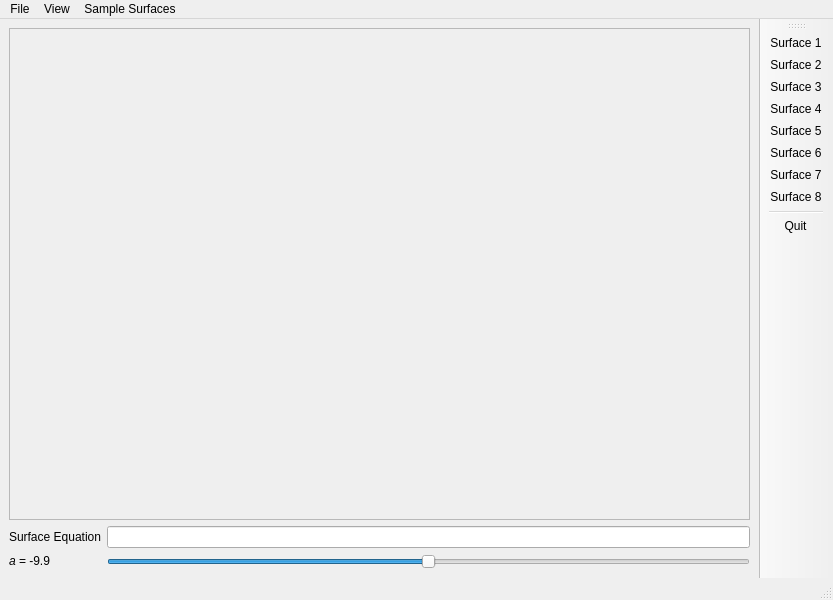
<?xml version="1.0" encoding="UTF-8"?>
<ui version="4.0">
 <class>mainWindow</class>
 <widget class="QMainWindow" name="mainWindow">
  <property name="geometry">
   <rect>
    <x>0</x>
    <y>0</y>
    <width>833</width>
    <height>600</height>
   </rect>
  </property>
  <property name="windowTitle">
   <string>srtTestQt</string>
  </property>
  <property name="windowIcon">
   <iconset resource="srtTestQt.qrc">
    <normaloff>:/icons/logo.png</normaloff>:/icons/logo.png</iconset>
  </property>
  <widget class="QWidget" name="centralwidget">
   <layout class="QGridLayout" name="gridLayout">
    <item row="0" column="0" colspan="2">
     <widget class="srtWidget" name="sceneWidget">
      <property name="contextMenuPolicy">
       <enum>Qt::ActionsContextMenu</enum>
      </property>
      <property name="frameShape">
       <enum>QFrame::StyledPanel</enum>
      </property>
      <property name="frameShadow">
       <enum>QFrame::Raised</enum>
      </property>
     </widget>
    </item>
    <item row="1" column="1">
     <widget class="QLineEdit" name="equation"/>
    </item>
    <item row="1" column="0">
     <widget class="QLabel" name="label">
      <property name="text">
       <string>Surface Equation</string>
      </property>
     </widget>
    </item>
    <item row="2" column="0">
     <widget class="QLabel" name="aLabel">
      <property name="text">
       <string>&lt;html&gt;&lt;head/&gt;&lt;body&gt;&lt;p&gt;&lt;span style=&quot; font-style:italic;&quot;&gt;a&lt;/span&gt; = -9.9&lt;/p&gt;&lt;/body&gt;&lt;/html&gt;</string>
      </property>
     </widget>
    </item>
    <item row="2" column="1">
     <widget class="QSlider" name="aSlider">
      <property name="minimum">
       <number>-100</number>
      </property>
      <property name="maximum">
       <number>100</number>
      </property>
      <property name="orientation">
       <enum>Qt::Horizontal</enum>
      </property>
     </widget>
    </item>
   </layout>
  </widget>
  <widget class="QMenuBar" name="menubar">
   <property name="geometry">
    <rect>
     <x>0</x>
     <y>0</y>
     <width>833</width>
     <height>25</height>
    </rect>
   </property>
   <widget class="QMenu" name="menuFile">
    <property name="title">
     <string>File</string>
    </property>
    <addaction name="actionOpen"/>
    <addaction name="actionSave"/>
    <addaction name="actionSaveAs"/>
    <addaction name="separator"/>
    <addaction name="actionExport"/>
    <addaction name="separator"/>
    <addaction name="actionQuit"/>
   </widget>
   <widget class="QMenu" name="menuSurfaces">
    <property name="title">
     <string>Sample Surfaces</string>
    </property>
    <addaction name="actionSurface_1"/>
    <addaction name="actionSurface_2"/>
    <addaction name="actionSurface_3"/>
    <addaction name="actionSurface_4"/>
    <addaction name="actionSurface_5"/>
    <addaction name="actionSurface_6"/>
    <addaction name="actionSurface_7"/>
    <addaction name="actionSurface_8"/>
   </widget>
   <widget class="QMenu" name="menuView">
    <property name="title">
     <string>View</string>
    </property>
    <addaction name="actionReset_View"/>
   </widget>
   <addaction name="menuFile"/>
   <addaction name="menuView"/>
   <addaction name="menuSurfaces"/>
  </widget>
  <widget class="QStatusBar" name="statusbar"/>
  <widget class="QToolBar" name="toolBar">
   <property name="windowTitle">
    <string>toolBar</string>
   </property>
   <attribute name="toolBarArea">
    <enum>RightToolBarArea</enum>
   </attribute>
   <attribute name="toolBarBreak">
    <bool>false</bool>
   </attribute>
   <addaction name="actionSurface_1"/>
   <addaction name="actionSurface_2"/>
   <addaction name="actionSurface_3"/>
   <addaction name="actionSurface_4"/>
   <addaction name="actionSurface_5"/>
   <addaction name="actionSurface_6"/>
   <addaction name="actionSurface_7"/>
   <addaction name="actionSurface_8"/>
   <addaction name="separator"/>
   <addaction name="actionQuit"/>
  </widget>
  <action name="actionQuit">
   <property name="icon">
    <iconset theme="application-exit">
     <normaloff/>
    </iconset>
   </property>
   <property name="text">
    <string>Quit</string>
   </property>
  </action>
  <action name="actionSurface_1">
   <property name="text">
    <string>Surface 1</string>
   </property>
   <property name="shortcut">
    <string>Ctrl+1</string>
   </property>
  </action>
  <action name="actionSurface_2">
   <property name="text">
    <string>Surface 2</string>
   </property>
   <property name="shortcut">
    <string>Ctrl+2</string>
   </property>
  </action>
  <action name="actionSurface_3">
   <property name="text">
    <string>Surface 3</string>
   </property>
   <property name="shortcut">
    <string>Ctrl+3</string>
   </property>
  </action>
  <action name="actionSurface_4">
   <property name="text">
    <string>Surface 4</string>
   </property>
   <property name="shortcut">
    <string>Ctrl+4</string>
   </property>
  </action>
  <action name="actionSurface_5">
   <property name="text">
    <string>Surface 5</string>
   </property>
   <property name="shortcut">
    <string>Ctrl+5</string>
   </property>
  </action>
  <action name="actionSurface_6">
   <property name="text">
    <string>Surface 6</string>
   </property>
   <property name="shortcut">
    <string>Ctrl+6</string>
   </property>
  </action>
  <action name="actionSurface_7">
   <property name="text">
    <string>Surface 7</string>
   </property>
   <property name="shortcut">
    <string>Ctrl+7</string>
   </property>
  </action>
  <action name="actionSurface_8">
   <property name="text">
    <string>Surface 8</string>
   </property>
   <property name="shortcut">
    <string>Ctrl+8</string>
   </property>
  </action>
  <action name="actionReset_View">
   <property name="icon">
    <iconset theme="view-refresh">
     <normaloff/>
    </iconset>
   </property>
   <property name="text">
    <string>Reset View</string>
   </property>
   <property name="shortcut">
    <string>Ctrl+R</string>
   </property>
  </action>
  <action name="actionOpen">
   <property name="icon">
    <iconset theme="document-open">
     <normaloff/>
    </iconset>
   </property>
   <property name="text">
    <string>Open...</string>
   </property>
  </action>
  <action name="actionSaveAs">
   <property name="icon">
    <iconset theme="document-save-as">
     <normaloff/>
    </iconset>
   </property>
   <property name="text">
    <string>Save As...</string>
   </property>
  </action>
  <action name="actionExport">
   <property name="icon">
    <iconset theme="document-save-as">
     <normaloff/>
    </iconset>
   </property>
   <property name="text">
    <string>Export to Graphics File...</string>
   </property>
   <property name="iconText">
    <string>Export to Graphics File</string>
   </property>
   <property name="toolTip">
    <string>Export to Graphics File</string>
   </property>
   <property name="shortcut">
    <string>Ctrl+E</string>
   </property>
  </action>
  <action name="actionSave">
   <property name="enabled">
    <bool>false</bool>
   </property>
   <property name="icon">
    <iconset theme="document-save"/>
   </property>
   <property name="text">
    <string>Save...</string>
   </property>
  </action>
 </widget>
 <customwidgets>
  <customwidget>
   <class>srtWidget</class>
   <extends>QFrame</extends>
   <header location="global">srtWidget.h</header>
   <container>1</container>
  </customwidget>
 </customwidgets>
 <resources>
  <include location="srtTestQt.qrc"/>
 </resources>
 <connections>
  <connection>
   <sender>actionQuit</sender>
   <signal>activated()</signal>
   <receiver>mainWindow</receiver>
   <slot>close()</slot>
   <hints>
    <hint type="sourcelabel">
     <x>-1</x>
     <y>-1</y>
    </hint>
    <hint type="destinationlabel">
     <x>399</x>
     <y>299</y>
    </hint>
   </hints>
  </connection>
 </connections>
</ui>
